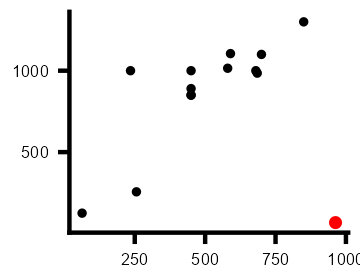

The R source for this figure:
library(RODBC)
library(ggplot2)
library(dplyr)


args <- commandArgs(trailingOnly = TRUE)
# The first argument is the database path (whatever Python passed)
db_path <- args[1]

channel <- odbcConnectAccess2007(db_path)

otolith <- sqlQuery(channel,"select * from Otolith ORDER BY Otolith_number")

figure <- ggplot() +
  geom_point(data=otolith, aes(x=Length, y=Weight),size=0.4) +
  geom_point(data=otolith[nrow(otolith),], aes(x=Length, y=Weight), size=0.8, color="Red") +
  theme_classic() +
  theme(axis.text = element_text(size=4),
        axis.title = element_blank(),
        plot.margin = unit(c(0.1, 0.1, 0.1, 0.1), "cm")) 


script_dir <- dirname(dirname(db_path))  # Go up from db to project root
plot_path <- file.path(script_dir, "SableSpecimen","Otolith_Entry", "lw_plot.png")


ggsave(filename=plot_path, plot=figure, height=280, width=360, units=c("px"))
